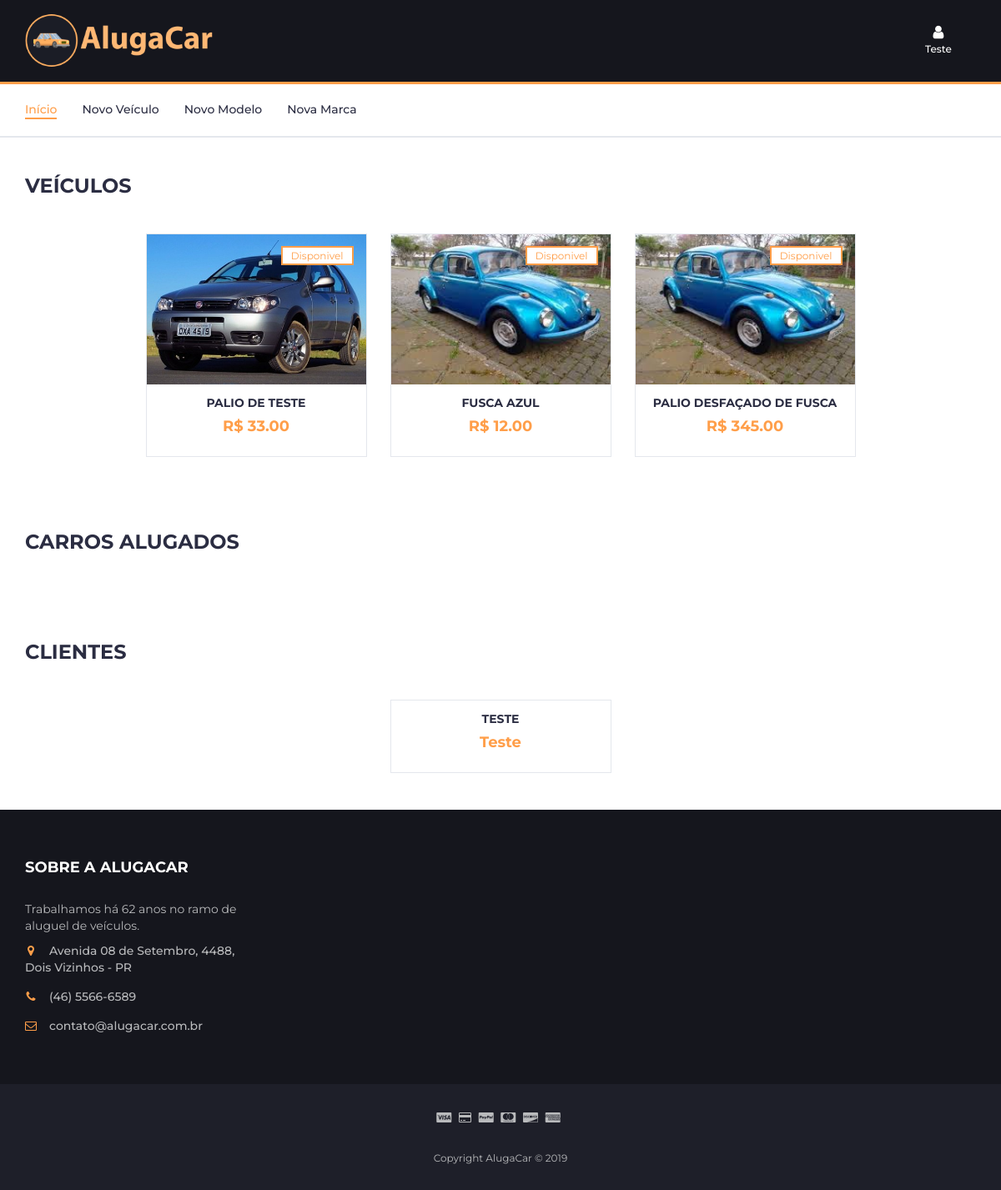
Page /administrador (signed in) on the earlier database version.
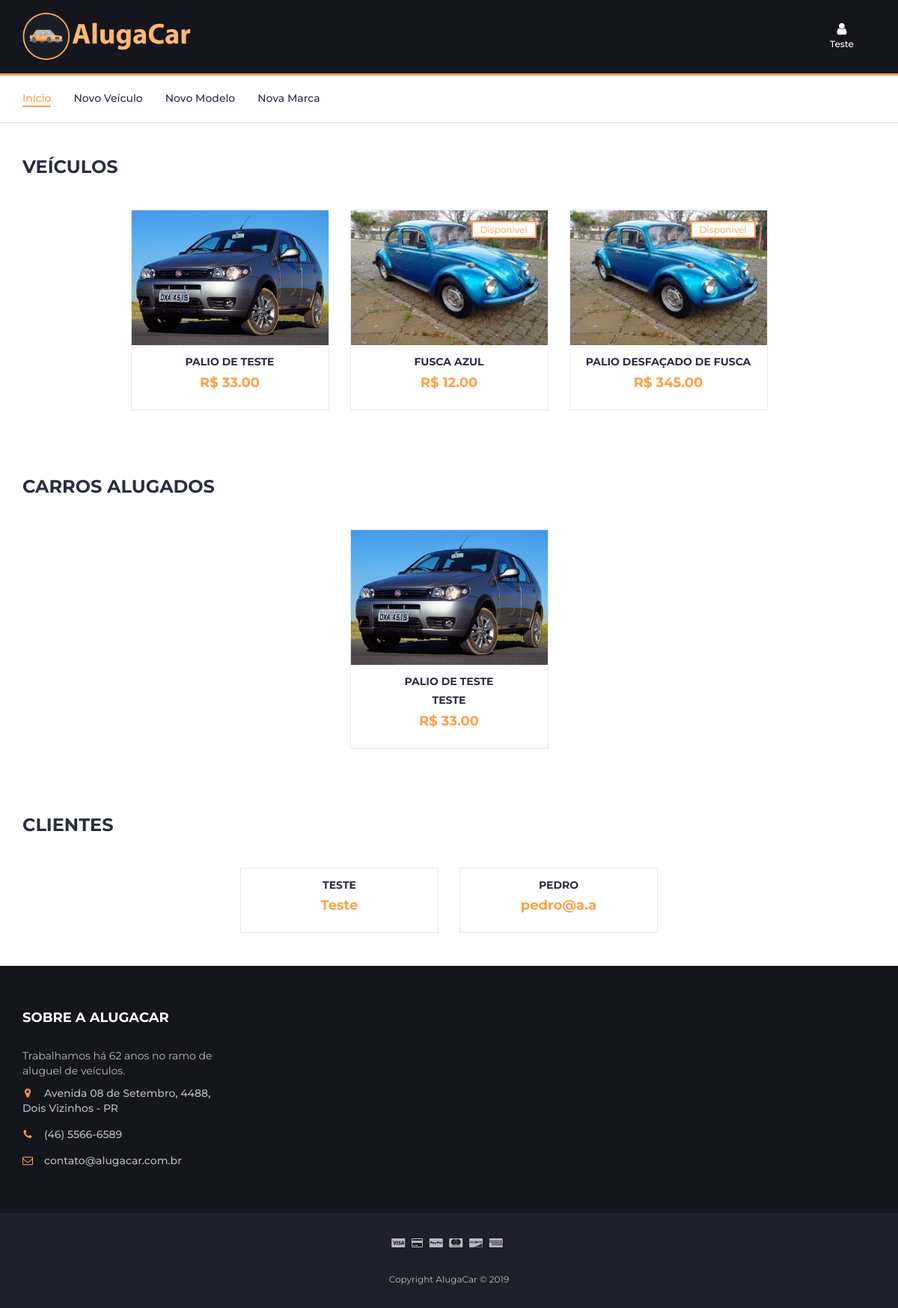
Same page on the later database version.
### AlugaCarSite/models.py (models this page shows, shortened)
class Carro(models.Model):
    descricao = models.CharField(max_length=50)
    disponivel = models.BooleanField(default=True)
    valorDia = models.DecimalField(max_digits=10, decimal_places=2)
    marca = models.ForeignKey(Marca, on_delete=models.CASCADE)
    modelo = models.ForeignKey(Modelo,on_delete=models.CASCADE)
    caminhoFoto = models.ImageField(null=True, blank = True,upload_to='AlugaCarSite/static/galeria/carros')
    def getfoto(self):
        dir = str(self.caminhoFoto)
        dir = dir[20:]
        return dir

class Cliente(models.Model):
    nome = models.CharField(max_length=50)
    email = models.CharField(max_length=50)
    senha = models.CharField(max_length=50)
    def __str__(self):
        return self.nome

class Aluguel(models.Model):
    cliente = models.ForeignKey(Cliente,on_delete = models.SET_NULL, null = True)
    carrro = models.ForeignKey(Carro, on_delete=models.CASCADE, null = False)
    dataAlugado = models.DateField(auto_now=False, auto_now_add=False,null=True)
    diasAluguel = models.IntegerField(null=True)
    valorPagar = models.DecimalField(max_digits=10, decimal_places=2)

### AlugaCarSite/views.py (the view)
# urls.py: path("administrador", admin_page ,name="admin_page"),
def admin_page(request):
    iduser = request.session.get('login')
    if iduser < 0 or not iduser:
        return redirect("home")
    user = Cliente.objects.get(id=iduser)
    users = Cliente.objects.all()
    carros = Carro.objects.all()
    alugueis = Aluguel.objects.all()
    return render(request, "admin_page.html", {'cliente': user, 'carros': carros, 'usuarios':users, 'alugueis' : alugueis})

### AlugaCarSite/templates/admin_page.html (shortened to what the changed rows need)
{% load staticfiles %}
<!DOCTYPE html>
<html lang="pt">
<head>
	<link type="text/css" rel="stylesheet" href="{% static 'css/bootstrap.min.css' %}" />
	<link type="text/css" rel="stylesheet" href="{% static 'css/slick.css' %}" />
	<link type="text/css" rel="stylesheet" href="{% static 'css/slick-theme.css' %}" />
	<link type="text/css" rel="stylesheet" href="{% static 'css/nouislider.min.css' %}" />
	<link rel="stylesheet" href="{% static 'css/font-awesome.min.css' %}">
	<link type="text/css" rel="stylesheet" href="{% static 'css/style.css' %}" />
</head>
<body>
	<header>
		<div id="header">
			<div class="container">
				<div class="row">
					<div class="col-md-3 clearfix">
						<div class="header-ctn">
							<div class="dropdown">
								<a href="/login" onclick="return confirm('Deseja sair?');" class="dropdown-toggle"
									aria-expanded="true">
									<i class="fa fa-user"></i>
									<span>{{cliente.nome}}</span>
								</a>
							</div>
						</div>
					</div>
				</div>
			</div>
		</div>
	</header>
	<div class="section">
		<div class="container">
			<div class="row">
				<div class="col-md-12">
					<div class="row">
						<div class="products-tabs">
							<div id="tab1" class="tab-pane active">
								<div class="products-slick" data-nav="#slick-nav-1">
									{% for car in carros %}
									<div class="product c{{car.marca.id }}">
										<div class="product-img">
											<img src="{% static car.getfoto %}" alt="" height="180">
											{% if car.disponivel %}
											<div class="product-label">
												<span class="sale">Disponivel</span>
											</div>
											{% endif %}
										</div>
										<div class="product-body">
											<h3 class="product-name"><a href="#">{{car.descricao}}</a></h3>
											<h4 class="product-price">R$ {{car.valorDia}}</h4>
										</div>
										<div class="add-to-cart">
											<button class="add-to-cart-btn">
												Editar</button>
										</div>
									</div>
									{% endfor %}
								</div>
							</div>
						</div>
					</div>
				</div>
			</div>
		</div>
	</div>
	<div class="section">
		<div class="container">
			<div class="row">
				<div class="col-md-12">
					<div class="row">
						<div class="products-tabs">
							<div id="tab1" class="tab-pane active">
								<div class="products-slick" data-nav="#slick-nav-1">
									{% for alu in alugueis %}
									<div class="product c{{alu.carrro.marca.id }}">
										<div class="product-img">
											<img src="{% static alu.carrro.getfoto %}" alt="" height="180">
										</div>
										<div class="product-body">
											<h3 class="product-name">{{alu.carrro.descricao}}</h3>
											<h4 class="product-name">{{alu.cliente}}</h4>
											<h4 class="product-price">R$ {{alu.valorPagar}}</h4>
										</div>
										<div class="add-to-cart">
											<button class="add-to-cart-btn">
												Cancelar</button>
										</div>
									</div>
									{% endfor %}
								</div>
							</div>
						</div>
					</div>
				</div>
			</div>
		</div>
	</div>
	<div class="section">
		<div class="container">
			<div class="row">
				<div class="col-md-12">
					<div class="row">
						<div class="products-tabs">
							<div id="tab1" class="tab-pane active">
								<div class="products-slick" data-nav="#slick-nav-1">
									{% for user in usuarios %}
									<div class="product c{{user.id }}">
										<div class="product-body">
											<h3 class="product-name"><a href="#">{{user.nome}}</a></h3>
											<h4 class="product-price">{{user.email}}</h4>
										</div>
										<div class="add-to-cart">
											<button class="add-to-cart-btn">
												Apagar</button>
										</div>
									</div>
									{% endfor %}
								</div>
							</div>
						</div>
					</div>
				</div>
			</div>
		</div>
	</div>
</body>
</html>

Differences in the rows shown:
changed Carro "PALIO DE TESTE": no longer shows "Disponivel"
added Aluguel: carrro.caminhoFoto (picture), carrro.descricao "PALIO DE TESTE", cliente "TESTE", valorPagar "33.00"
added Cliente: nome "PEDRO", email "pedro@a.a"
